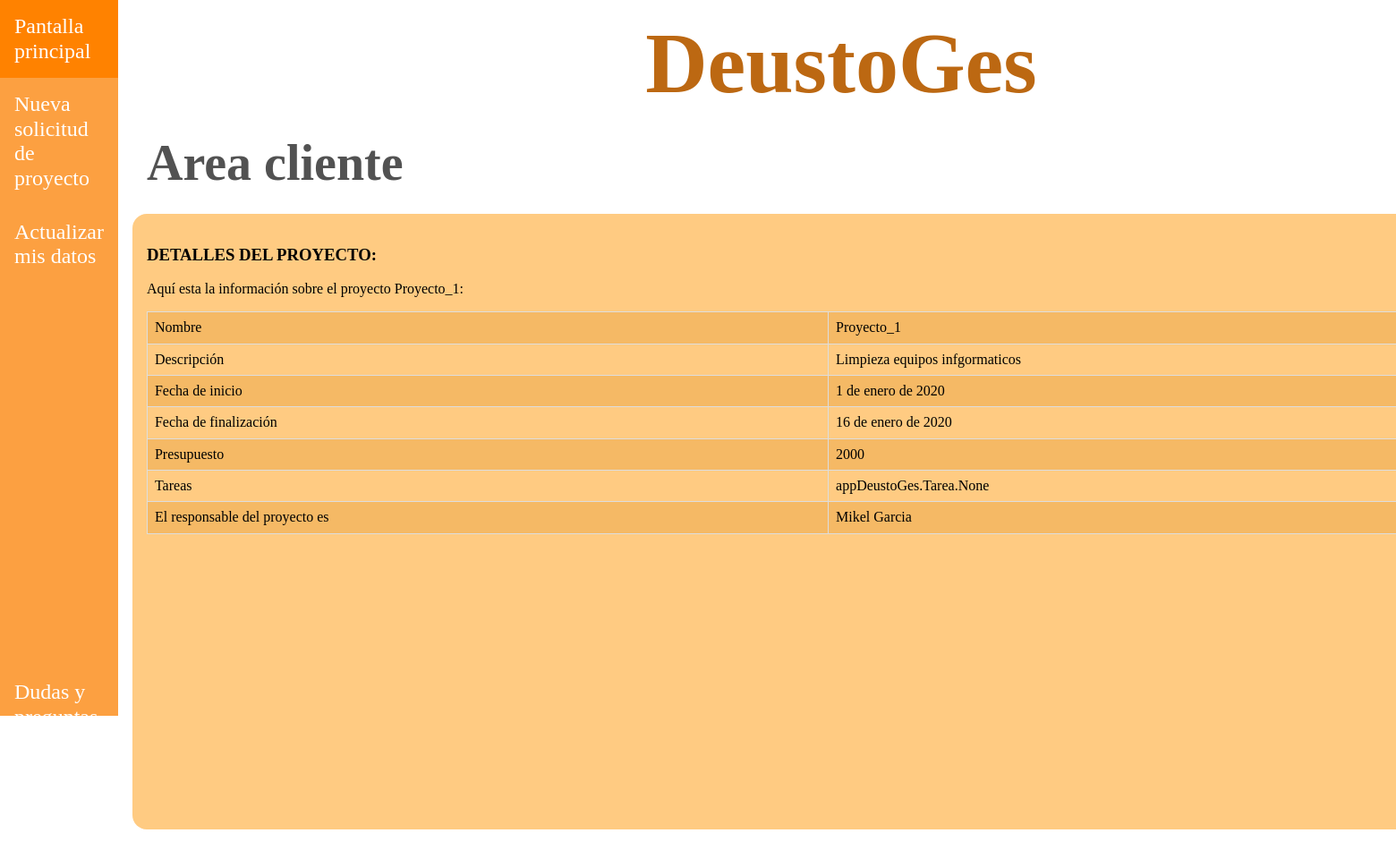
/appDeustoGes/clientes/1/proyectos/1, run on the app's committed database.
### appDeustoGes/models.py (models this page shows, shortened)
class Proyecto(models.Model):
    nombre = models.CharField(max_length=15)
    descripcion = models.TextField()
    fecha_inicio = models.DateField(default=date(2020, 1, 1))
    fecha_fin = models.DateField(default=date(2020, 1, 1))
    presupuesto = models.IntegerField()
    tareas = models.ManyToManyField(Tarea, blank=False)
    responsable = models.ForeignKey(Empleado, on_delete=models.CASCADE)
    cliente = models.ForeignKey(Cliente, on_delete=models.CASCADE)
    created = models.DateTimeField(auto_now_add=True,blank=True, null=True)
    updated = models.DateTimeField(auto_now=True,blank=True, null=True)
    class Meta:
        verbose_name = "proyecto"
        verbose_name_plural = "proyectos"

class Empleado(models.Model):
    dni = models.CharField(max_length=9)
    nombre = models.CharField(max_length=15)
    apellidos = models.CharField(max_length=40, default="")
    email = models.EmailField()
    telefono = models.PositiveIntegerField()
    responsable = models.BooleanField(default=False)
    usuario = models.CharField(max_length=50, default="", blank=False)
    contraseña = models.CharField(max_length=50, default="deustoges", blank=False)
    created = models.DateTimeField(auto_now_add=True,blank=True, null=True)
    updated = models.DateTimeField(auto_now=True, blank=True, null=True)
    def __str__(self):
        return str(self.nombre) + " " + str(self.apellidos)
    class Meta:
        verbose_name = "empleado"
        verbose_name_plural = "empleados"

### appDeustoGes/views.py (the view)
# urls.py: path("/clientes/<int:id_cliente>/proyectos/<int:id_proyecto>", views.show_proyecto_cliente, name='proyecto_detail_cliente'),
def show_proyecto_cliente(request, id_proyecto, id_cliente):
    cliente = get_object_or_404(Cliente, id=id_cliente)
    proyecto = get_object_or_404(Proyecto, id=id_proyecto)
    return render(request, "appDeustoGes/proyecto_detail_cliente.html", {"proyecto": proyecto,
                                                                         'cliente': cliente})

### templates/appDeustoGes/proyecto_detail_cliente.html
{% extends "base.html" %}
{% block css %}
    <link rel="stylesheet" href="/../static/css/normalize.css">
    <link rel="stylesheet" href="/../static/css/style.css">
{% endblock %}
{% block nav_header %}
    <nav class="barra-lateral">
        <ul class="listado-barra-lateral">
            <div>
                <li><a href="{% url 'pantalla_cliente' cliente.id %}">Pantalla principal</a></li>
                <li><a href="{% url 'solicitud_create' cliente.id %}">Nueva solicitud de proyecto</a></li>
                <li><a href="{% url 'cliente_update' cliente.id %}">Actualizar mis datos</a></li>
            </div>
            <div>
                <li><a href="">Dudas y preguntas</a></li>
                <li><a href="">Contacto</a></li>
                <li><a href="{% url 'login' %}">Salir</a></li>
            </div>
        </ul>
    </nav>
{% endblock %}
{% block main_contenido %}
    <h2>Area cliente</h2>
    <div class="contenido">
        <h3>DETALLES DEL PROYECTO:</h3>
        <p>Aquí esta la información sobre el proyecto {{ proyecto.nombre }}:</p>
    {% if  proyecto %}
        <table class="estilos-table">
    <tr>
        <td><h>Nombre </h></td>
        <td>{{ proyecto.nombre }}</td>
    </tr>
    <tr>
        <td><h>Descripción </h></td>
        <td>{{ proyecto.descripcion }}</td>
    </tr>
    <tr>
        <td><h>Fecha de inicio </h></td>
        <td>{{ proyecto.fecha_inicio }}</td>
    </tr>
    <tr>
        <td><h>Fecha de finalización </h></td>
        <td>{{ proyecto.fecha_fin }}</td>
    </tr>
    <tr>
        <td><h>Presupuesto </h></td>
        <td>{{ proyecto.presupuesto }}</td>
    </tr>
    <tr>
        <td><h>Tareas </h></td>
        <td>{{ proyecto.tareas }}</td>
    </tr>
    <tr>
        <td><h>El responsable del proyecto es </h></td>
        <td>{{ proyecto.responsable }}</td>
    </tr>
</table>
    {% endif %}
    </div>
{% endblock %}

### static/css/style.css (style rules this page uses)
html { box-sizing: border-box; }
*, *:before, *:after { box-sizing: inherit; }
a { text-decoration: none; color: black; }
ul { list-style: none; margin: 0; padding: 0; }
.flex { display: flex; }
h2 { margin-block:0; padding-block: 1.5rem; margin-left: 2rem; font-size: 3.5rem; width: 100%; color: rgba(0, 0, 0, 0.678); }
.barra-lateral { max-width: 15rem; background-color: rgba(252, 140, 24, 0.82); height: 100vh; }
.listado-barra-lateral { display: grid; grid-template-rows: 93vh 7vh; }
.listado-barra-lateral a { font-size: 1.5rem; color: white; display: block; padding: 1rem; }
.contenido { padding: 1rem; margin-left: 1rem; width: 100rem; height: 43rem; background-color: rgba(255, 149, 0, 0.49); border-radius: 1rem; }
.estilos-table { width: 100%; border-collapse: collapse; }
.estilos-table td { border: 1px solid #dddddd; text-align: left; padding: 8px; }
.estilos-table tr:nth-child(odd) { background-color: rgba(216, 136, 24, 0.27); }

### data on the page
Proyecto: nombre "Proyecto_1", descripcion "Limpieza equipos infgormaticos", fecha_inicio "1 de enero de 2020", fecha_fin "16 de enero de 2020", presupuesto "2000", tareas "appDeustoGes.Tarea.None", responsable "Mikel Garcia"
